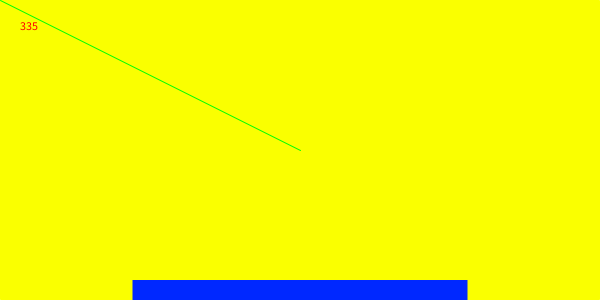
Frame 1 (no input)
Frame 60 (the mouse pressed at the canvas centre just before this capture): identical to frame 1, image omitted
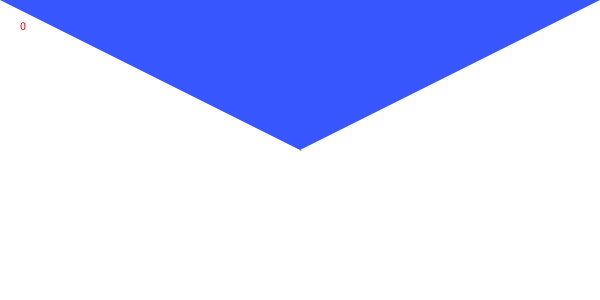
Frame 120 (the mouse held since frame 60 and released just before this capture)

The Processing sketch that drew these frames (run headless with seeded random() and noise(); from frame 60 on, the mouse is pressed at the canvas centre):

// Processing sketch: workshop01
// ── workshop01.pde
int wholeNumber = 55;
float pointNumber = 65.78;
String name = "Scott";

void setup() {
  size(600, 300);
  background(#FFFFFF);
  smooth();
}

void draw() {
  background(#FFFFFF);

  int lineLength = int(dist(mouseX, mouseY, width/2, height/2));

  fill(#FAFF00);
  noStroke();
  ellipse(width/2, height/2, lineLength*2, lineLength*2);

  stroke(#00FF01);
  line(mouseX, mouseY, width/2, height/2);
  
  fill(#FF0000);
  text(lineLength, 20, 30);
  
  rectMode(CENTER);
  noStroke();
  fill(#0028FF);
  rect(width/2, height-10, lineLength, 20);
  
  fill(#0028FF, 200);
  triangle(0, 0, width, 0, mouseX, mouseY);
}
